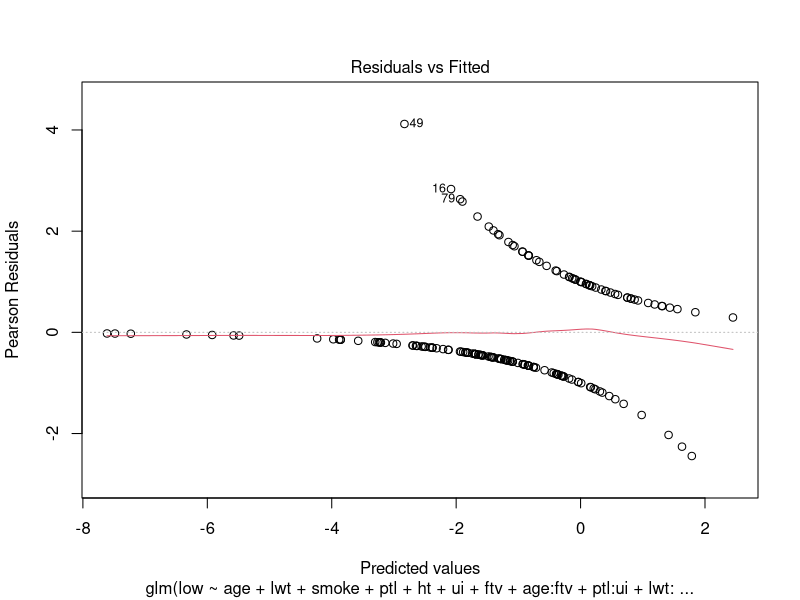
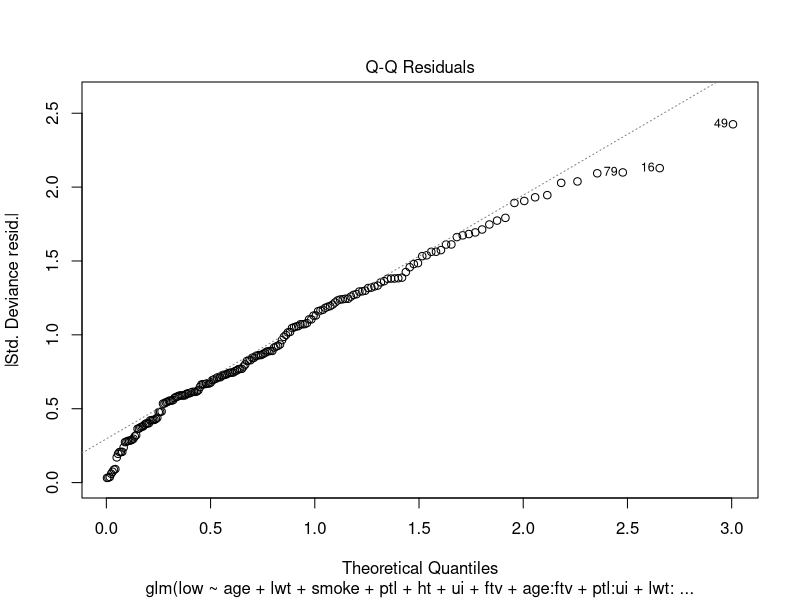
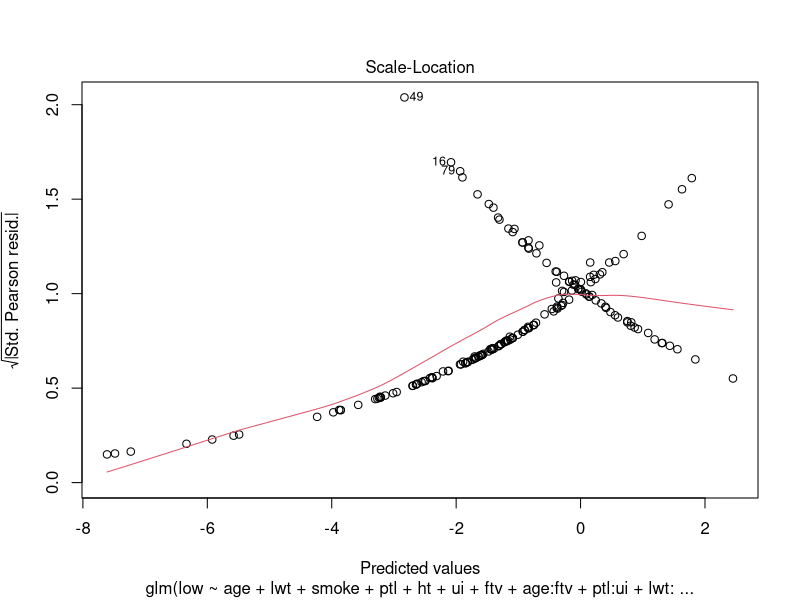
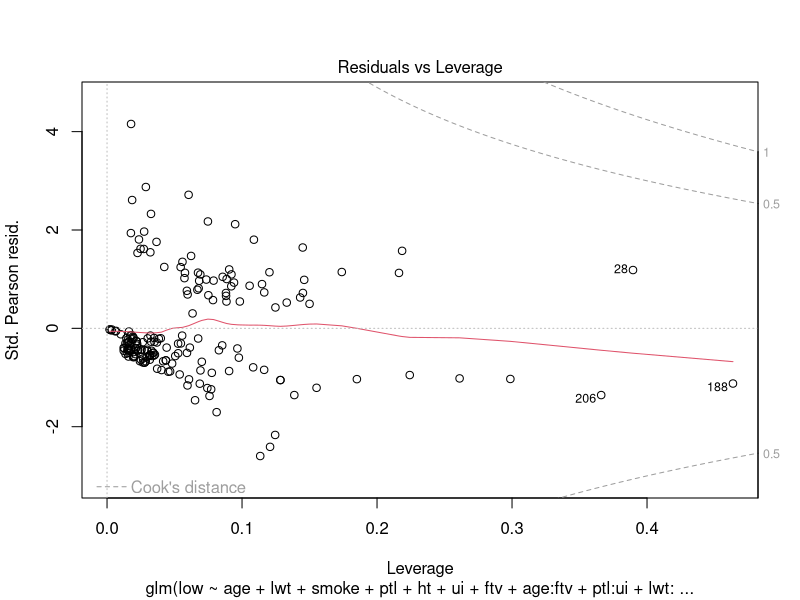

The R source for these figures, in order:
## ---- chunk 1
library(MASS)
data(birthwt)
str(birthwt)
birth.min <- glm(low ~ 1, family = binomial, data = birthwt)
summary(birth.min)
birth.max <- glm(low ~ age * lwt * factor(race) * smoke * ptl * ht * ui * ftv, family = binomial,
    data = birthwt)
summary(birth.max)
birth.main <- glm(low ~ age + lwt + factor(race) + smoke + ptl + ht + ui + ftv, family = binomial,
    data = birthwt)
summary(birth.main)
final.fit <- stepAIC(birth.main, scope = list(lower = birth.min, upper = birth.max),
    direction = "both")
anova(final.fit, test = "Chisq")
plot(final.fit)
